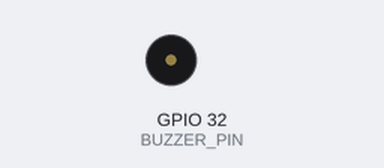
The sketch below on a simulated ESP32. Shown: buzzer (waves = sounding, pin HIGH). What the sketch prints to the serial monitor is not drawn.

Above: at 1.7 s.
At 2.5 s:
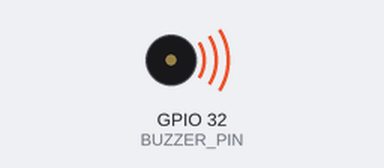
Timing chart, 0 to 7.2 s (numbered marks = the images above):
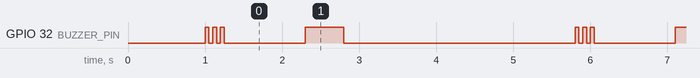

The sketch:

test_buzzer_esp32D.ino
```cpp
// ================== TEST BUZZER ==================
// Buzzer + ESP32 DevKitC V4 (32D)
// Pin: GPIO 32

#define BUZZER_PIN 32

void setup() {
  Serial.begin(115200);
  delay(1000);

  pinMode(BUZZER_PIN, OUTPUT);
  digitalWrite(BUZZER_PIN, LOW);  // OFF

  Serial.println("\nTEST BUZZER");
}

void loop() {

  // 2. Nyala-mati 3x, 0.5 detik
  Serial.println("Beep 3x (0.5 detik)");
  for (int i = 0; i < 3; i++) {
    digitalWrite(BUZZER_PIN, HIGH);
    delay(50);
    digitalWrite(BUZZER_PIN, LOW);
    delay(50);
  }

  Serial.println("⭕ OFF 2 detik");
  digitalWrite(BUZZER_PIN, LOW);
  delay(1000);

  // 1. Nyala 2 detik, mati 2 detik
  Serial.println("ON 2 detik");
  digitalWrite(BUZZER_PIN, HIGH);
  delay(500);

  Serial.println("⭕ OFF 2 detik");
  digitalWrite(BUZZER_PIN, LOW);
  delay(1000);

  // 3. Jeda 2 detik
  Serial.println("⭕ Jeda 2 detik");
  delay(2000);
}
```

Measured:
- by itself, GPIO 32 (BUZZER_PIN): repeats every 4.8 s: 2 × (LOW 0.05 s, HIGH 0.05 s), LOW 1.1 s, HIGH 0.50 s, LOW 3.0 s, HIGH 0.05 s
- by itself, everything shown: repeats every 4.8 s, in 4 steps
